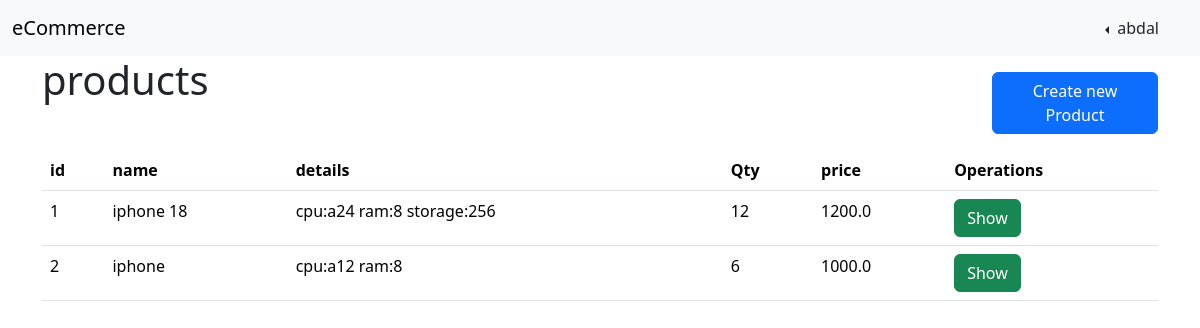
The app's page / (signed in), older data.
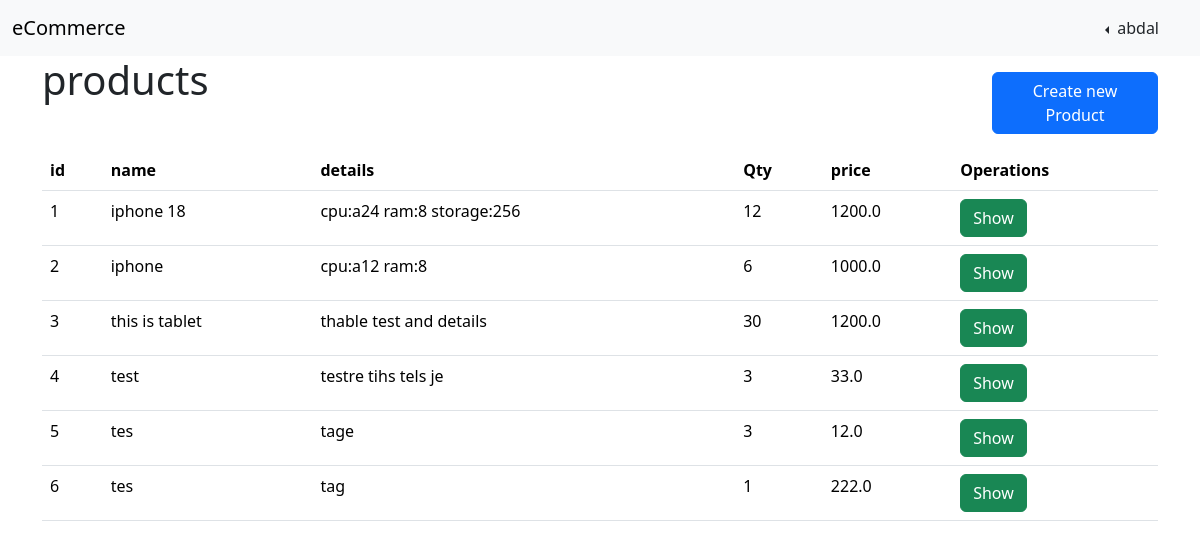
The same page, newer data.
### store/models.py (models this page shows)
class Product(models.Model):
    id = models.IntegerField(primary_key=True, auto_created=True, unique=True, editable=False)
    user = models.ForeignKey('auth.User', on_delete=models.CASCADE)
    name = models.CharField(max_length=200)
    details = models.TextField()
    qty = models.IntegerField(default=0)
    price = models.FloatField(default=1.0)

### store/views.py (the view)
# urls.py: path('', view.index, name='store.index'),
def index(request):
    products = Product.objects.all()
    context = {"products": products}
    return render(request, "products/index.html", context)

### store/templates/products/index.html
{% extends 'base.html' %} {% block title %} products {% endblock %}
{% block content %}
<div class="row">
	<h1 class="col-4">products</h1>
	<div class="col-6"></div>
	<a class="col-2 mt-3" href="{% url 'product.create' %}"> <button class="btn btn-primary mb-3">
			Create new Product</button></a>
</div>
<table class="table">
	<thead>
		<th>id</th>
		<th>name</th>
		<th>details</th>
		<th>Qty</th>
		<th>price</th>
		<th>Operations</th>
	</thead>
	{% for p in products %}
	<tr>
		<td>{{ p.id }}</td>
		<td>{{ p.name }}</td>
		<td>{{ p.details }}</td>
		<td>{{ p.qty }}</td>
		<td>{{ p.price }}</td>
		<td>
			<a href="{% url 'product.show' p.id %}"> <button class="btn btn-success">Show</button> </a>
		</td>
	</tr>
	{% endfor %}
</table>
{% endblock %}

### account/templates/base.html (shortened to what this page needs)
<!DOCTYPE html>
<html lang="en">
<head>
  <link href="https://cdn.jsdelivr.net/npm/bootstrap@5.3.8/dist/css/bootstrap.min.css" rel="stylesheet"
 />
</head>
<body>
  <nav class="navbar navbar-expand-lg bg-body-tertiary">
    <div class="container-fluid">
      <a class="navbar-brand" href="{% url 'store.index' %}">eCommerce</a>
      <div class="collapse navbar-collapse" id="navbarNav">
        <ul class="navbar-nav ms-auto me-3">
          {% if user.is_authenticated %}
          <li class="nav-item dropstart">
            <button class="btn dropdown-toggle" data-bs-toggle="dropdown" aria-expanded="false">
              {{ user.username }}
            </button>
                  {% load static %}
          </li>
          {% endif %}
        </ul>
      </div>
    </div>
  </nav>
  <div class="container">
    {% block content %}
    {% endblock %}
  </div>
</body>
</html>

Row changes from the older to the newer data that the page shows:
added Product: id "3", name "this is tablet", details "thable test and details", qty "30", price "1200.0"
added Product: id "4", name "test", details "testre tihs tels je", qty "3", price "33.0"
added Product: id "5", name "tes", details "tage", qty "3", price "12.0"
added Product: id "6", name "tes", details "tag", qty "1", price "222.0"
